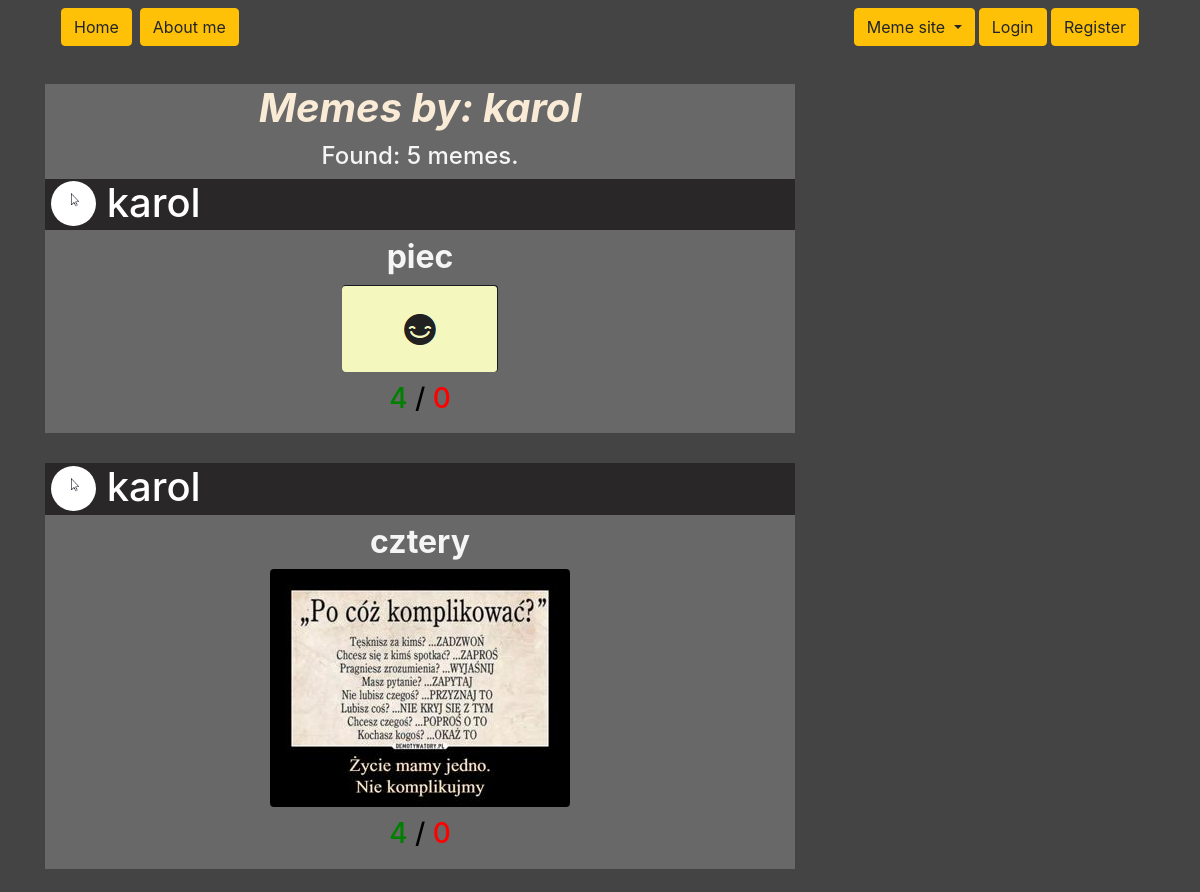
Before: /meme/user/karol/ (upper part) with the older database file.
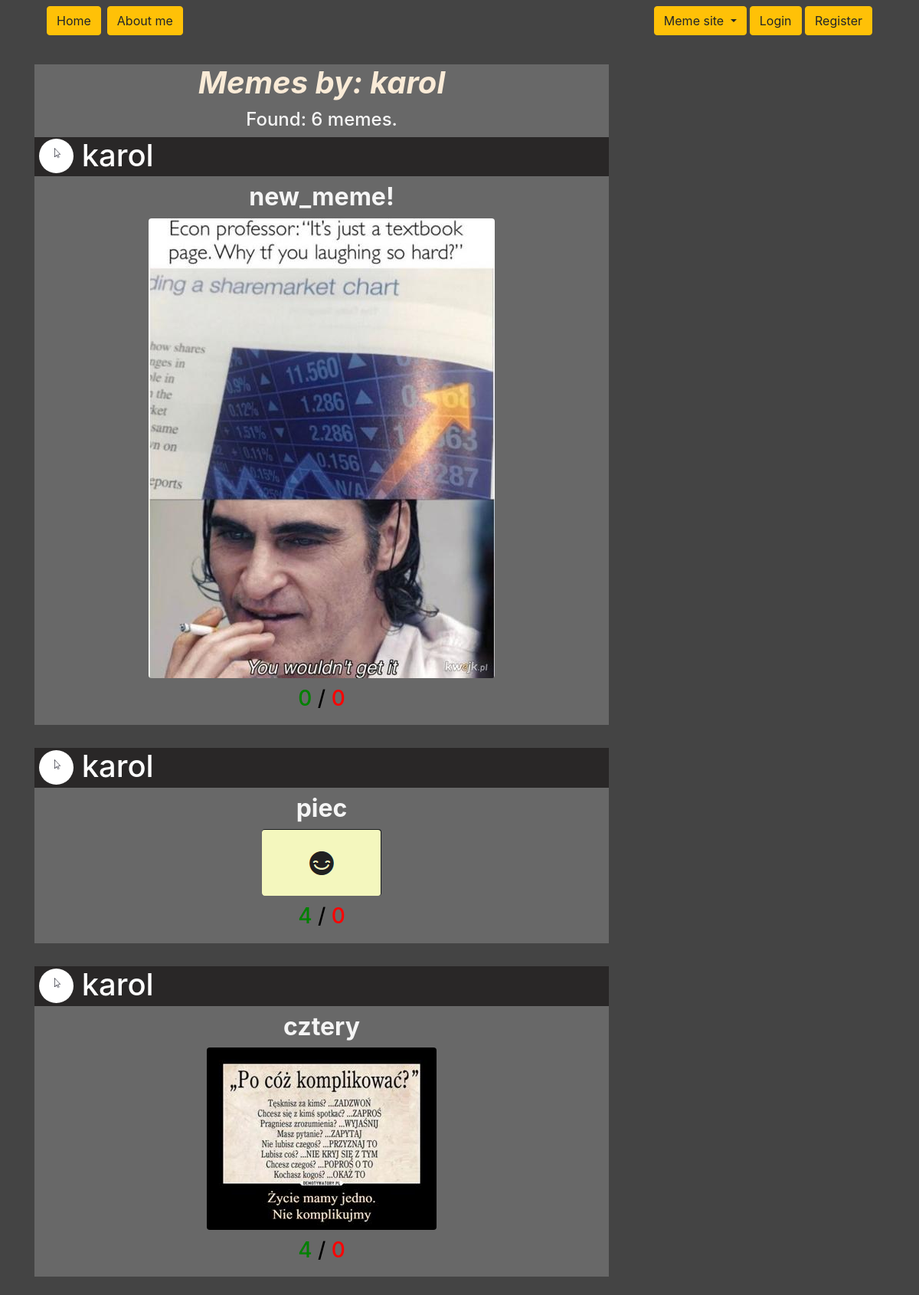
After: the same page with the newer database file.
### meme_site/models.py (models this page shows, shortened)
class MemePost(models.Model):
    user = models.ForeignKey(User, on_delete=models.CASCADE)
    image = models.ImageField(upload_to='meme_images/', blank=False, null=False)
    title = models.CharField(max_length=100)
    date_added = models.DateTimeField(default=timezone.now)
    thumb_up = models.ManyToManyField(User, related_name="liked_up", blank=True)
    thumb_down = models.ManyToManyField(User, related_name="liked_down", blank=True)

### my_site/models.py (models this page shows, shortened)
class MySiteProfile(models.Model):
    user = models.OneToOneField(User, on_delete=models.CASCADE)
    image = models.ImageField(default="incognito.png", upload_to="Profile_image")

### meme_site/views.py (the view)
# urls.py: path('user/<str:username>/', UserMemeListView.as_view(), name="userMemes"),
class UserMemeListView(ListView):
    model = MemePost
    template_name ='meme_site/user_memes.html'
    context_object_name = 'memes'
    def get_queryset(self):
        user = get_object_or_404(User, username=self.kwargs.get('username'))
        return MemePost.objects.filter(user=user).order_by('-date_added')

### meme_site/templates/meme_site/user_memes.html
{% extends 'meme_site/meme_site.html' %}
{% block title_site %}
<h1 class="header_page">Memes by: {{ view.kwargs.username }}</h1>
<h4 style="color: whitesmoke;">Found: {{ memes.count }} memes.</h4>
{% endblock title_site %}

### meme_site/templates/meme_site/meme_site.html (shortened to what this page needs)
{% extends 'my_site/base.html' %}
{% block content %}
{% block title_site %}{% endblock title_site %}
{% for meme in memes %}
<div class="article-metadata-post">
    <div class="authorbox">
        <h1><img src="{{ meme.user.mysiteprofile.image.url }}" class="rounded-circle circle_img_detail">
            {{ meme.user.username }}</h1>
    </div>
    <div class="box_title">
        <h2><a style="color:whitesmoke" href="{% url 'memeDetailView' meme.id %}">{{ meme.title }}</a></h2>
        <a href="{% url 'memeDetailView' meme.id %}"><img src=" {{ meme.image.url }}" class="rounded"></a>
    </div>
    <div class="likes_section">
        <h3 style="color: green;">{{ meme.thumb_up.count }}
            <span style="color:rgb(0, 0, 0);">/</span>
            <span style="color:red;">{{ meme.thumb_down.count }}</span>
        </h3>
    </div>
</div>
{% endfor %}
{% endblock content %}

Changed rows visible on the page:
added MemePost: user.mysiteprofile.image (picture), user.username "karol", title "new_meme!", image (picture), thumb_up.count "0", thumb_down.count "0"
Other visible differences:
{{ memes.count }}: "5" → "6"
